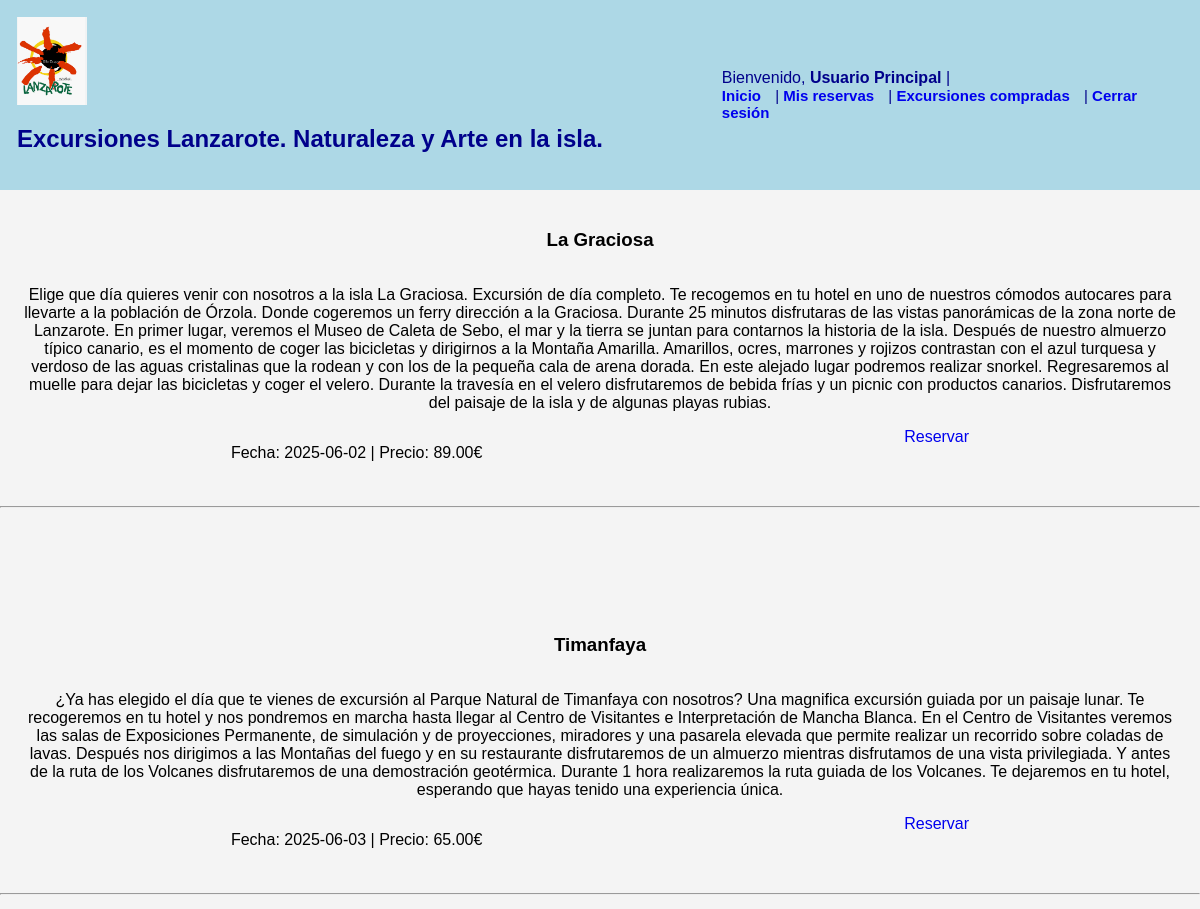
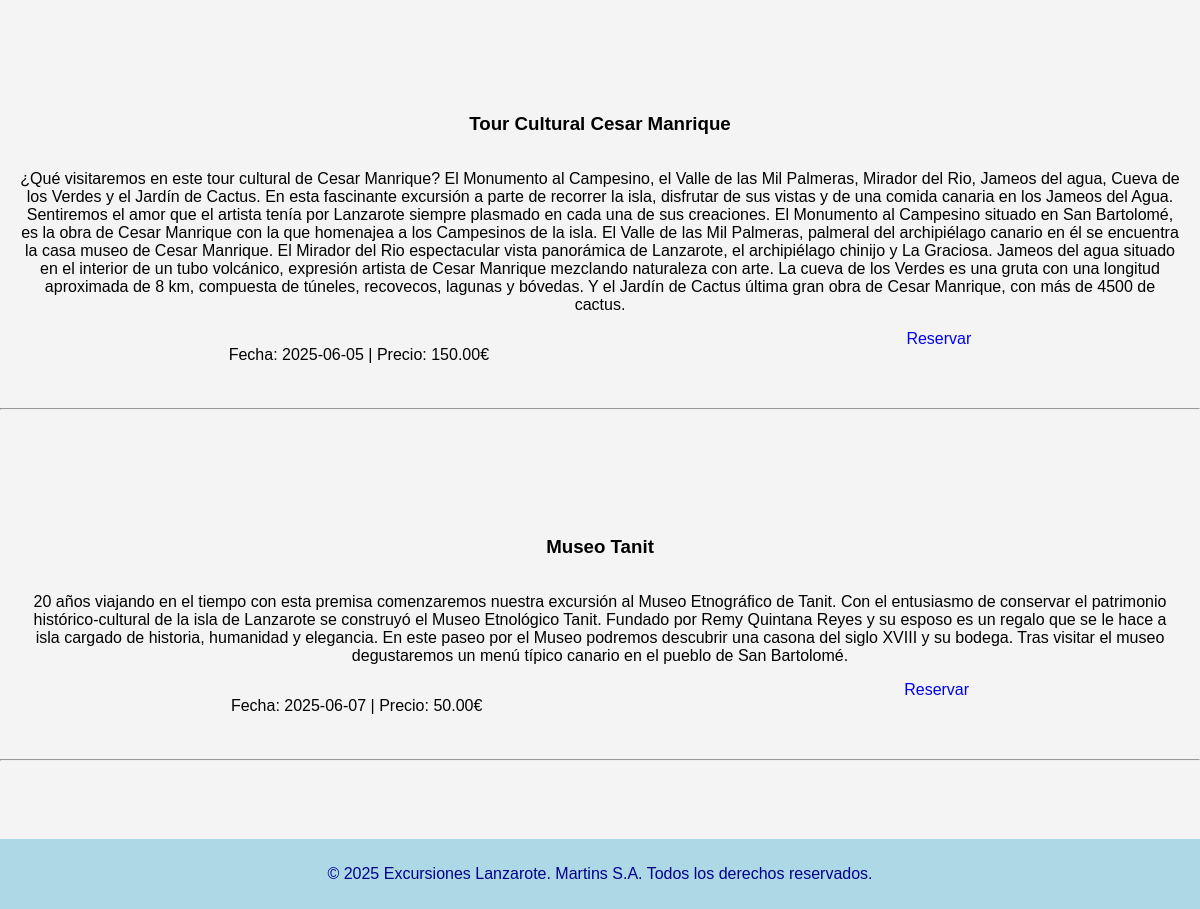
Screenshot of /proyecto_daw2/index.php (signed in) with the database file from the repository (2 pictures, top to bottom).
### tables this page shows
CREATE TABLE IF NOT EXISTS excursiones (
    id INT AUTO_INCREMENT PRIMARY KEY,
    titulo VARCHAR(150) NOT NULL,
    descripcion TEXT,
    fecha DATE NOT NULL,
    duracion_horas INT NOT NULL,
    precio DECIMAL(8,2) NOT NULL
   
);

### proyecto_daw2/index.php (the view, shortened to what this page needs)
<!DOCTYPE html>
<html lang="en">
<head>
    <link rel="stylesheet"href="estilo.css">
</head>
<body>
<main>
<?php
include 'includes/db.php';
include 'includes/header.php';
$sql = "SELECT * FROM excursiones ORDER BY fecha";
$resultado = $conexion->query($sql);
while ($fila = $resultado->fetch_assoc()) {
    echo '<div class="opciones-container" class="opcion" class="opcion-info">';
    echo "<h3>{$fila['titulo']}</h3>";
    echo "<p>{$fila['descripcion']}</p>";
    echo "<p>Fecha: {$fila['fecha']} | Precio: {$fila['precio']}€ </p>";
    echo "<a href='reserva.php?id={$fila['id']}'>Reservar</a>";
    echo "</div><hr>";
    echo "<div style='height: 80px;'></div>";
}
?>
</main>
    <footer>
        <p>&copy; 2025 Excursiones Lanzarote. Martins S.A. Todos los derechos reservados.</p>
     </footer>
</body>
</html>

### proyecto_daw2/estilo.css (style rules this page uses)
body { font-family: sans-serif; margin: 0; padding: 0; background-color: #f4f4f4; margin-bottom: 60px; }
a { text-decoration: none; }
main { flex: 1; }
.opciones-container { display: flex; flex-wrap: wrap; justify-content: space-around; padding: 20px; font-family: sans-serif; padding-bottom: 20px; text-align: center; }
footer { background-color: lightblue; color: darkblue; text-align: center; padding: 10px 0; width: 100%; position: fixed; bottom: 0; left: 0; }

### rows the page displays
excursiones: titulo "La Graciosa", descripcion "Elige que día quieres venir con nosotros a la isla La Graciosa. Excursión de día completo. Te recogemos en tu hotel en uno de nuestros cómodos autocares para llevarte a la población de Órzola. Donde cogeremos un ferry dirección a la Graciosa. Durante 25 minutos disfrutaras de las vistas panorámicas de la zona norte de Lanzarote. En primer lugar, veremos el Museo de Caleta de Sebo, el mar y la tierra se juntan para contarnos la historia de la isla. Después de nuestro almuerzo típico canario, es el momento de coger las bicicletas y dirigirnos a la Montaña Amarilla. Amarillos, ocres, marrones y rojizos contrastan con el azul turquesa y verdoso de las aguas cristalinas que la rodean y con los…", fecha "2025-06-02", precio "89.00"
excursiones: titulo "Timanfaya", descripcion "¿Ya has elegido el día que te vienes de excursión al Parque Natural de Timanfaya con nosotros? Una magnifica excursión guiada por un paisaje lunar. Te recogeremos en tu hotel y nos pondremos en marcha hasta llegar al Centro de Visitantes e Interpretación de Mancha Blanca. En el Centro de Visitantes veremos las salas de Exposiciones Permanente, de simulación y de proyecciones, miradores y una pasarela elevada que permite realizar un recorrido sobre coladas de lavas. Después nos dirigimos a las Montañas del fuego y en su restaurante disfrutaremos de un almuerzo mientras disfrutamos de una vista privilegiada. Y antes de la ruta de los Volcanes disfrutaremos de una demostración geotérmica.…", fecha "2025-06-03", precio "65.00"
excursiones: titulo "Tour Cultural Cesar Manrique", descripcion "¿Qué visitaremos en este tour cultural de Cesar Manrique? El Monumento al Campesino, el Valle de las Mil Palmeras, Mirador del Rio, Jameos del agua, Cueva de los Verdes y el Jardín de Cactus. En esta fascinante excursión a parte de recorrer la isla, disfrutar de sus vistas y de una comida canaria en los Jameos del Agua. Sentiremos el amor que el artista tenía por Lanzarote siempre plasmado en cada una de sus creaciones. El Monumento al Campesino situado en San Bartolomé, es la obra de Cesar Manrique con la que homenajea a los Campesinos de la isla. El Valle de las Mil Palmeras, palmeral del archipiélago canario en él se encuentra la casa museo de Cesar Manrique. El Mirador del Rio…", fecha "2025-06-05", precio "150.00"
excursiones: titulo "Museo Tanit", descripcion "20 años viajando en el tiempo con esta premisa comenzaremos nuestra excursión al Museo Etnográfico de Tanit. Con el entusiasmo de conservar el patrimonio histórico-cultural de la isla de Lanzarote se construyó el Museo Etnológico Tanit. Fundado por Remy Quintana Reyes y su esposo es un regalo que se le hace a isla cargado de historia, humanidad y elegancia. En este paseo por el Museo podremos descubrir una casona del siglo XVIII y su bodega. Tras visitar el museo degustaremos un menú típico canario en el pueblo de San Bartolomé.", fecha "2025-06-07", precio "50.00"

### other values shown
$_SESSION['usuario_nombre'] "Usuario Principal"
